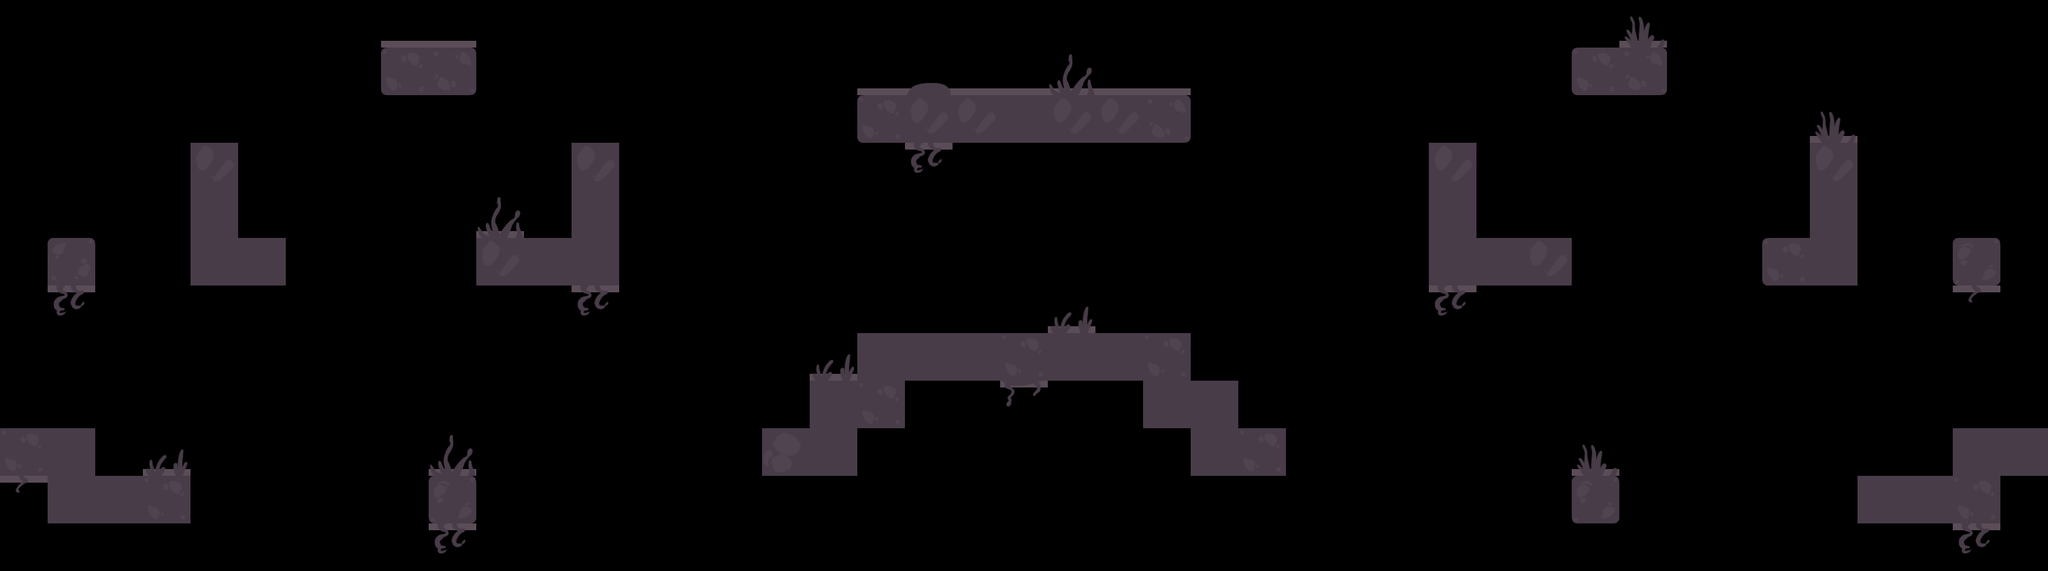

The image is a tile-based game level rendered from a .tmx file. Its description and complete source (layers, tilesets, objects, tile grids) follow:
An orthogonal 43x12 tile map with 70x70 px tiles, 1 tile layer (Capa de Patrones 1) and 19 objects.

<map version="1.0" tiledversion="1.1.4" orientation="orthogonal" renderorder="right-down" width="43" height="12" tilewidth="70" tileheight="70" infinite="0" nextobjectid="22">
 <tileset firstgid="1" source="../../tiles_fv.tsx" />
 <layer name="Capa de Patrones 1" width="43" height="12">
  <data encoding="csv">
0,0,0,0,0,0,0,0,8,8,0,0,0,0,0,0,0,0,0,0,0,0,0,0,0,0,0,0,0,0,0,0,0,0,1,0,0,0,0,0,0,0,0,
0,0,0,0,0,0,0,0,25,32,0,0,0,0,0,0,0,0,8,4,8,8,3,8,8,0,0,0,0,0,0,0,0,25,32,0,0,0,0,0,0,0,0,
0,0,0,0,0,0,0,0,0,0,0,0,0,0,0,0,0,0,25,27,27,26,27,27,32,0,0,0,0,0,0,0,0,0,0,0,0,0,1,0,0,0,0,
0,0,0,0,27,0,0,0,0,0,0,0,27,0,0,0,0,0,0,6,0,0,0,0,0,0,0,0,0,0,27,0,0,0,0,0,0,0,27,0,0,0,0,
0,0,0,0,26,0,0,0,0,0,3,0,26,0,0,0,0,0,0,0,0,0,0,0,0,0,0,0,0,0,26,0,0,0,0,0,0,0,26,0,0,0,0,
0,33,0,0,26,26,0,0,0,0,27,26,26,0,0,0,0,0,0,0,0,0,0,0,0,0,0,0,0,0,26,26,27,0,0,0,0,25,26,0,0,24,0,
0,6,0,0,0,0,0,0,0,0,0,0,6,0,0,0,0,0,0,0,0,0,2,0,0,0,0,0,0,0,6,0,0,0,0,0,0,0,0,0,0,7,0,
0,0,0,0,0,0,0,0,0,0,0,0,0,0,0,0,0,2,26,26,26,31,26,26,31,0,0,0,0,0,0,0,0,0,0,0,0,0,0,0,0,0,0,
0,0,0,0,0,0,0,0,0,0,0,0,0,0,0,0,0,26,31,0,0,5,0,0,26,26,0,0,0,0,0,0,0,0,0,0,0,0,0,0,0,0,0,
31,26,0,2,0,0,0,0,0,3,0,0,0,0,0,0,28,26,0,0,0,0,0,0,0,26,31,0,0,0,0,0,0,1,0,0,0,0,0,0,0,26,26,
7,26,26,31,0,0,0,0,0,24,0,0,0,0,0,0,0,0,0,0,0,0,0,0,0,0,0,0,0,0,0,0,0,24,0,0,0,0,0,26,26,31,0,
0,0,0,0,0,0,0,0,0,6,0,0,0,0,0,0,0,0,0,0,0,0,0,0,0,0,0,0,0,0,0,0,0,0,0,0,0,0,0,0,0,6,0
</data>
 </layer>
 <objectgroup name="colision">
  <object id="1" x="0" y="630">
   <polyline points="0,0 140,0 140,70 280,70 280,140 70,140 70,70 0,70 0,0" />
  </object>
  <object id="2" x="70" y="350">
   <polyline points="0,0 70,0 70,70 0,70 0,0" />
  </object>
  <object id="3" x="280" y="210">
   <polyline points="0,0 70,0 70,140 140,140 140,210 0,210 0,0" />
  </object>
  <object id="4" x="560" y="70">
   <polyline points="0,0 140,0 140,70 0,70 0,0" />
  </object>
  <object id="5" x="840" y="210">
   <polyline points="0,0 70,0 70,210 -140,210 -140,140 0,140 0,0" />
  </object>
  <object id="6" x="1260" y="140">
   <polyline points="0,0 490,0 490,70 0,70 0,0" />
  </object>
  <object id="7" x="2310" y="70">
   <polyline points="0,0 140,0 140,70 0,70 0,0" />
  </object>
  <object id="8" x="2660" y="210">
   <polyline points="0,0 70,0 70,210 -70,210 -70,140 0,140 0,0" />
  </object>
  <object id="9" x="2100" y="210">
   <polyline points="0,0 70,0 70,140 210,140 210,210 0,210 0,0" />
  </object>
  <object id="10" x="2310" y="700">
   <polyline points="0,0 70,0 70,70 0,70 0,0" />
  </object>
  <object id="11" x="2730" y="700">
   <polyline points="0,0 140,0 140,-70 280,-70 280,0 210,0 210,70 0,70 0,0" />
  </object>
  <object id="12" x="2870" y="350">
   <polyline points="0,0 70,0 70,70 0,70 0,0" />
  </object>
  <object id="13" x="630" y="700">
   <polyline points="0,0 70,0 70,70 0,70 0,0" />
  </object>
  <object id="15" x="1120" y="700">
   <polyline points="0,0 0,-70 70,-70 70,-140 140,-140 140,-210 630,-210 630,-140 700,-140 700,-70 770,-70 770,0 630,0 630,-70 560,-70 560,-140 210,-140 210,-70 140,-70 140,0 0,0" />
  </object>
 </objectgroup>
 <objectgroup color="#0000ff" name="checkpoint">
  <object id="16" x="1400" y="280" width="70" height="70" />
  <object id="17" x="280" y="70" width="70" height="70" />
  <object id="19" x="630" y="560" width="70" height="70" />
  <object id="20" x="2100" y="70" width="70" height="70" />
  <object id="21" x="2800" y="490" width="70" height="70" />
 </objectgroup>
</map>
